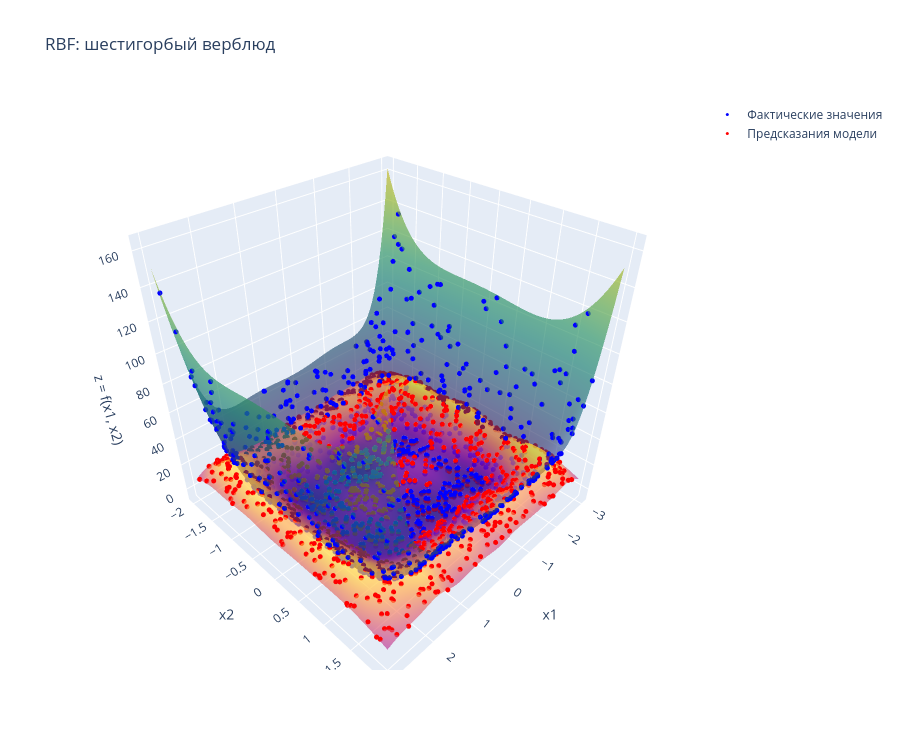

Source (notebook cell):
### Code cell
model_path = "best_RBFAdam_uniform_f2.pkl"

if os.path.exists(model_path):
    rbf_f2 = joblib.load(model_path)
    print("Загружена сохранённая модель RBF.")

else:

    rbf_f2 = RBF(
        indim=2,
        numCenters=170,
        outdim=1
    )

    rbf_f2.train(
        X_train_f2,
        np.asarray(y_train_f2).reshape(-1, 1),
        epochs=2000, lr=0.0001,
        adam=True
    )
    joblib.dump(rbf_f2, model_path)
    print("Модель RBF обучена и сохранена.")

for i in range(rbf_f2.numCenters):
    print(
        f"Нейрон {i + 1}: "
        f"центр = {rbf_f2.centers[i]}, "
        f"sigma = {rbf_f2.sigmas[i]:.4f}, "
        f"beta = {1 / (2 * rbf_f2.sigmas[i] ** 2):.4f}"
    )

pred_test_rbf_f2 = rbf_f2.test(X_test_f2).ravel()

print(
    "R2 на тесте:",
    r2_score(y_test_f2, pred_test_rbf_f2)
)

m = MetricsCalculator()

metrics_rbf_f2 = m.calculate_comprehensive_metrics(
    y_true=y_test_f2,
    y_pred=pred_test_rbf_f2,
    model_name="RBF: шестигорбый верблюд"
)

quality_rbf_f2 = m.approximation_quality(
    deviation=deviation,
    y_pred=pred_test_rbf_f2,
    y_true=y_test_f2
)

print(f"Качество аппроксимации RBF: {quality_rbf_f2:.2f}%")
visualize_and_evaluate_3d_model(
    model=rbf_f2,
    X_test=X_test_f2,
    y_test=y_test_f2,
    y_pred=pred_test_rbf_f2,
    function=camel_back_6,
    title_name="RBF: шестигорбый верблюд"
)

### Figure 1 — Plotly figure (JSON) as saved in the notebook; plotly's stock layout.template omitted (floating-point values rounded to 4 significant figures; data arrays with more than 128 entries replaced by an {"elided": "..."} marker saying what was removed)
{"data": [{"colorscale": [[0.0, "#440154"], [0.1111, "#482878"], [0.2222, "#3e4989"], [0.3333, "#31688e"], [0.4444, "#26828e"], [0.5556, "#1f9e89"], [0.6667, "#35b779"], [0.7778, "#6ece58"], [0.8889, "#b5de2b"], [1.0, "#fde725"]], "name": "Исходная функция", "opacity": 0.65, "showscale": false, "x": {"elided": "80x80 float values"}, "y": {"elided": "80x80 float values"}, "z": {"elided": "80x80 float values"}, "type": "surface"}, {"colorscale": [[0.0, "#0d0887"], [0.1111, "#46039f"], [0.2222, "#7201a8"], [0.3333, "#9c179e"], [0.4444, "#bd3786"], [0.5556, "#d8576b"], [0.6667, "#ed7953"], [0.7778, "#fb9f3a"], [0.8889, "#fdca26"], [1.0, "#f0f921"]], "name": "Аппроксимация модели", "opacity": 0.65, "showscale": false, "x": {"elided": "80x80 float values"}, "y": {"elided": "80x80 float values"}, "z": {"elided": "80x80 float values"}, "type": "surface"}, {"marker": {"color": "blue", "size": 3}, "mode": "markers", "name": "Фактические значения", "x": {"elided": "1200 float values"}, "y": {"elided": "1200 float values"}, "z": {"elided": "1200 float values"}, "type": "scatter3d"}, {"marker": {"color": "red", "size": 3}, "mode": "markers", "name": "Предсказания модели", "x": {"elided": "1200 float values"}, "y": {"elided": "1200 float values"}, "z": {"elided": "1200 float values"}, "type": "scatter3d"}], "layout": {"title": {"text": "RBF: шестигорбый верблюд"}, "scene": {"xaxis": {"title": {"text": "x1"}}, "yaxis": {"title": {"text": "x2"}}, "zaxis": {"title": {"text": "z = f(x1, x2)"}}}, "height": 750}}
